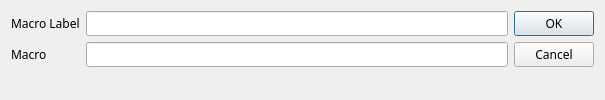
<?xml version="1.0" encoding="UTF-8"?>
<ui version="4.0">
 <class>Dialog</class>
 <widget class="QDialog" name="Dialog">
  <property name="geometry">
   <rect>
    <x>0</x>
    <y>0</y>
    <width>605</width>
    <height>100</height>
   </rect>
  </property>
  <property name="font">
   <font>
    <family>JetBrains Mono</family>
   </font>
  </property>
  <property name="windowTitle">
   <string>Edit Macro</string>
  </property>
  <property name="accessibleName">
   <string>Edit macro dialog</string>
  </property>
  <layout class="QGridLayout" name="gridLayout">
   <item row="0" column="0">
    <layout class="QFormLayout" name="formLayout">
     <item row="0" column="0">
      <widget class="QLabel" name="label">
       <property name="text">
        <string>Macro Label</string>
       </property>
      </widget>
     </item>
     <item row="1" column="0">
      <widget class="QLabel" name="label_2">
       <property name="text">
        <string>Macro</string>
       </property>
      </widget>
     </item>
     <item row="0" column="1">
      <widget class="QLineEdit" name="macro_label"/>
     </item>
     <item row="1" column="1">
      <widget class="QLineEdit" name="the_macro"/>
     </item>
    </layout>
   </item>
   <item row="0" column="1">
    <widget class="QDialogButtonBox" name="buttonBox">
     <property name="orientation">
      <enum>Qt::Vertical</enum>
     </property>
     <property name="standardButtons">
      <set>QDialogButtonBox::Cancel|QDialogButtonBox::Ok</set>
     </property>
    </widget>
   </item>
  </layout>
 </widget>
 <resources/>
 <connections>
  <connection>
   <sender>buttonBox</sender>
   <signal>accepted()</signal>
   <receiver>Dialog</receiver>
   <slot>accept()</slot>
   <hints>
    <hint type="sourcelabel">
     <x>248</x>
     <y>254</y>
    </hint>
    <hint type="destinationlabel">
     <x>157</x>
     <y>274</y>
    </hint>
   </hints>
  </connection>
  <connection>
   <sender>buttonBox</sender>
   <signal>rejected()</signal>
   <receiver>Dialog</receiver>
   <slot>reject()</slot>
   <hints>
    <hint type="sourcelabel">
     <x>316</x>
     <y>260</y>
    </hint>
    <hint type="destinationlabel">
     <x>286</x>
     <y>274</y>
    </hint>
   </hints>
  </connection>
 </connections>
</ui>
